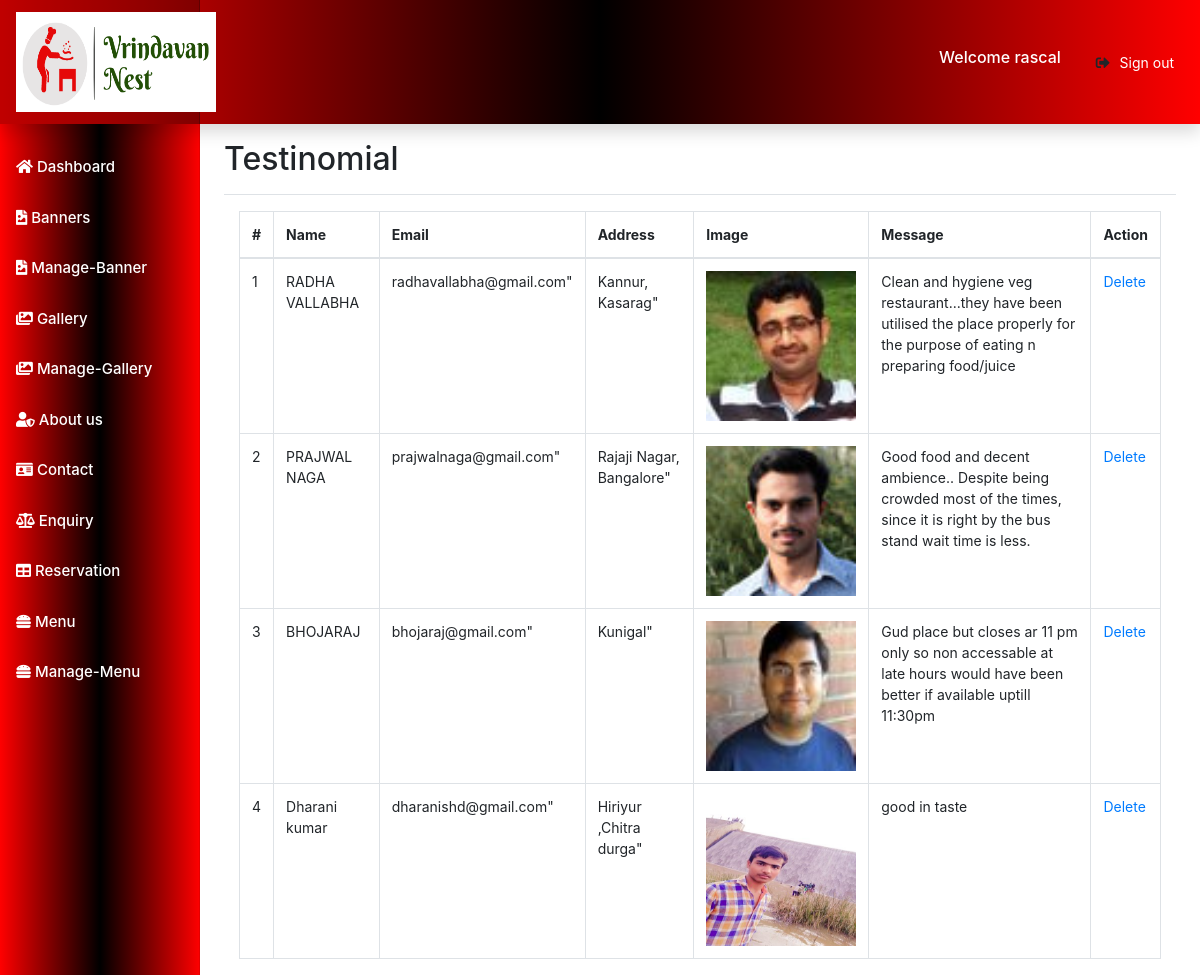
The page /admin/testinomial.php (signed in) on the database its author committed.
### tables this page shows
CREATE TABLE IF NOT EXISTS `tesinomial` (
  `ID` int(20) NOT NULL AUTO_INCREMENT,
  `name` text,
  `email` varchar(50) DEFAULT NULL,
  `address` varchar(50) DEFAULT NULL,
  `image` varchar(200) DEFAULT NULL,
  `message` text,
  `created_on` timestamp NULL DEFAULT NULL,
  PRIMARY KEY (`ID`)
);

### admin/testinomial.php (the view, shortened to what this page needs)
<?php
$active= 'testinomial';
include('header.php');
?>
  <main role="main" class="col-md-9 ml-sm-auto col-lg-10 px-md-4">
      <div class="d-flex justify-content-between flex-wrap flex-md-nowrap align-items-center pt-3 pb-2 mb-3 border-bottom">
        <h1 class="h2">Testinomial</h1>
      </div>
		<div class="container">
		 <table class="table table-bordered">
      <thead>
        <tr>
		  <th>#</th>
          <th>Name</th>
          <th>Email</th>
          <th>Address</th>
		  <th>Image</th>
		  <th>Message</th>
		  <th>Action</th>
        </tr>
      </thead>
      <tbody>
		  <?php
	  $query="select * from tesinomial";
	  $ret=mysqli_query($con,$query);
	  $cnt=1;
	  while ($row=mysqli_fetch_array($ret)) {
	  ?>
		<tr>
		<td><?php  echo $cnt;?></td>
		<td><?php echo $row['name'];?></td>
		<td><?php echo $row["email"]?>"</td>
		<td><?php echo $row["address"]?>"</td>
		<td><img src="<?php echo'uploads/review/'.$row["image"]?>" alt="No Image Found" width="150px" height="150px"></td>
		<td><?php echo $row["message"]?></td>
        <td><a href="delete-testinomial.php?editid=<?php echo $row['ID'];?>" Onclick="return ConfirmDelete();" type="submit" name="actiondelete" value="1">Delete</a></td>
		<?php
		$cnt=$cnt+1;
		}
		?>
		</tr>
      </tbody>
    </table>
</div>
</main>
<?php
include('footer.php');
?>

### admin/header.php (shortened to what this page needs)
<!doctype html>
<html lang="en">
  <head>
	<link rel="stylesheet" href="css/Dashboard.css">
	<link rel="stylesheet" href="https://use.fontawesome.com/releases/v5.7.2/css/all.css">
	<link rel="stylesheet" href="https://cdnjs.cloudflare.com/ajax/libs/font-awesome/4.7.0/css/font-awesome.min.css">
 <link rel="stylesheet" href="https://maxcdn.bootstrapcdn.com/bootstrap/4.5.0/css/bootstrap.min.css">
    <link href="css/dashboard.css" rel="stylesheet">
  </head>
  <body>
    <nav class="navbar navbar-dark sticky-top flex-md-nowrap p-0 shadow dashboard-back">
	<a class="navbar-brand col-md-3 col-lg-2 mr-0 px-3" href="#"><img src="../image/vrindavan2.png" alt="image not found" width="200px" height="100px"/></a>
  <div class="welcome-msg">
	<h6>Welcome <?php
	echo $_SESSION['admin_name'];
	?> </h6>
	</div>
  <ul class="navbar-nav px-3">
    <li class="signout">
     <i class="fas fa-sign-out-alt"></i><a href="logout.php">Sign out</a>
    </li>
  </ul>
</nav>
<div class="container-fluid">
  <div class="row">
    <nav id="sidebarMenu" class="col-md-3 col-lg-2 d-md-block sidebar collapse">
      <div class="sidebar-sticky mt-5">
        <ul class="nav flex-column">
          <li class="nav-item ">
            <a class="nav-link <?php if($active=='dashbord'){echo 'active';}else{echo'noactive';}?>" href="dashboard.php">
              <i class="fas fa-home"></i>
              Dashboard <span class="sr-only">(current)</span>
            </a>
          </li>
		   <li class="nav-item">
            <a class="nav-link <?php if($active=='banner'){echo 'active';}else{echo'noactive';}?>" href="banner.php">
             <i class="fas fa-file-image"></i>
              Banners
            </a>
          </li>
		  <li class="nav-item">
            <a class="nav-link <?php if($active=='manage-banner'){echo 'active';}else{echo'noactive';}?>" href="manage-banner.php">
             <i class="fas fa-file-image"></i>
              Manage-Banner
            </a>
          </li>
		  <li class="nav-item">
            <a class="nav-link <?php if($active=='gallery'){echo 'active';}else{echo'noactive';}?>" href="gallery.php">
              <i class="fas fa-images"></i>
              Gallery
            </a>
          </li>
		   <li class="nav-item" >
            <a class="nav-link <?php if($active=='manage-gallery'){echo 'active';}else{echo'noactive';}?>" href="manage-gallery.php">
              <i class="fas fa-images"></i>
             Manage-Gallery
            </a>
          </li>
          <li class="nav-item">
            <a class="nav-link <?php if($active=='about'){echo 'active';}else{echo'noactive';}?>" href="about.php">
             <i class="fas fa-user-shield"></i>
              About us
            </a>
          </li>
          <li class="nav-item">
            <a class="nav-link <?php if($active=='contact'){echo 'active';}else{echo'noactive';}?>" href="contact.php">
             <i class="fas fa-id-card"></i>
              Contact
            </a>
          </li>
		  <li class="nav-item">
            <a class="nav-link <?php if($active=='enquiry'){echo 'active';}else{echo'noactive';}?>" href="enquiry.php">
              <i class="fas fa-balance-scale"></i>
              Enquiry
            </a>
          </li>
		  <li class="nav-item">
            <a class="nav-link <?php if($active=='reservation'){echo 'active';}else{echo'noactive';}?>" href="reservation.php">
             <i class="fas fa-table"></i>
              Reservation
            </a>
          </li>
          <li class="nav-item">
            <a class="nav-link <?php if($active=='menu'){echo 'active';}else{echo'noactive';}?>" href="menu.php">
              <i class="fas fa-hamburger"></i>
              Menu
            </a>
          </li>
		  <li class="nav-item">
            <a class="nav-link <?php if($active=='manage-menu'){echo 'active';}else{echo'noactive';}?>" href="manage-menu.php">
              <i class="fas fa-hamburger"></i>
              Manage-Menu
            </a>
          </li>
          <li class="nav-item">
            <a class="nav-link <?php if($active=='add-service'){echo 'active';}else{echo'noactive';}?>" href="add-service.php">
              <i class="fab fa-servicestack"></i>
            </a>
          </li>
        </ul>
      </div>
    </nav>
</body>
</html>

### admin/footer.php (shortened to what this page needs)
<html>
<body>
</body>
</html>

### admin/css/Dashboard.css (style rules this page uses)
body { font-size: .875rem!important; }
.sidebar { background:linear-gradient(to right,red,black,red)!important; position: fixed; top: 0; bottom: 0; left: 0; z-index: 100; padding: 48px 0 0; box-shadow: inset -1px 0 0 rgba(0, 0, 0, .1); }
.sidebar-sticky { position: relative; top: 0; height: calc(80vh - 20px); padding-top: 2.5rem; overflow-x: hidden; overflow-y: auto; }
.dashboard-back { background:linear-gradient(to right,red,black,red)!important; }
.signout a { color:white; margin:10px; }
.sidebar .nav-link { font-weight: 500; padding-top: 20px; }
.sidebar .nav-item .nav-link { color:white; font-size: 15px; }
.navbar-brand { padding-top: .75rem; padding-bottom: .75rem; font-size: 1rem; background-color: rgba(0, 0, 0, .25); box-shadow: inset -1px 0 0 rgba(0, 0, 0, .25); }
.welcome-msg { text-align: right; float: right; color: white; position: relative; left: 30%; }
.welcome-msg h6 { color:white; }

### rows shown on the page
tesinomial: name "RADHA VALLABHA", email "radhavallabha@gmail.com", address "Kannur, Kasarag", image (picture), message "Clean and hygiene veg restaurant...they have been utilised the place properly for the purpose of eating n preparing food/juice"
tesinomial: name "PRAJWAL NAGA", email "prajwalnaga@gmail.com", address "Rajaji Nagar, Bangalore", image (picture), message "Good food and decent ambience.. Despite being crowded most of the times, since it is right by the bus stand wait time is less."
tesinomial: name "BHOJARAJ", email "bhojaraj@gmail.com", address "Kunigal", image (picture), message "Gud place but closes ar 11 pm only so non accessable at late hours would have been better if available uptill 11:30pm"
tesinomial: name "Dharani kumar", email "dharanishd@gmail.com", address "Hiriyur ,Chitra durga", image (picture), message "good in taste"

### other values the page prints
$_SESSION['admin_name'] "rascal"
